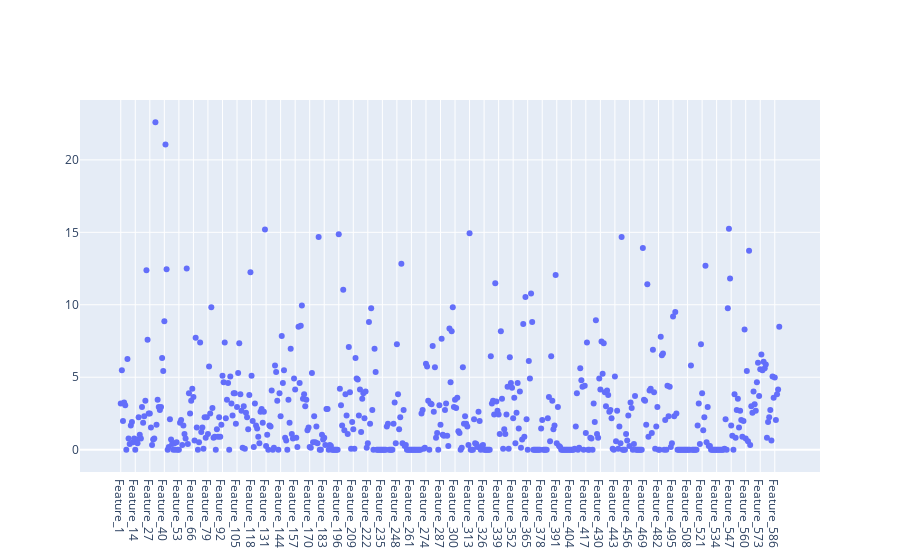

Notebook code cell kept with this figure:
### Code cell
import plotly.graph_objs as go
from plotly.offline import iplot
outliers = IQR_outliers(secom)
trace1 = go.Scatter(x=outliers.index, y=outliers,mode='markers',
                    name='Outliers Before transformation')
data = [trace1]
fig = go.Figure(data=secom)
iplot(fig)

### Figure 1 — Plotly figure (JSON) as saved in the notebook; plotly's stock layout.template omitted (floating-point values rounded to 4 significant figures; data arrays with more than 128 entries replaced by an {"elided": "..."} marker saying what was removed)
{"data": [{"mode": "markers", "name": "Outliers Before transformation", "type": "scatter", "x": {"elided": "590 str values"}, "y": {"elided": "590 float values"}}], "layout": {}}
